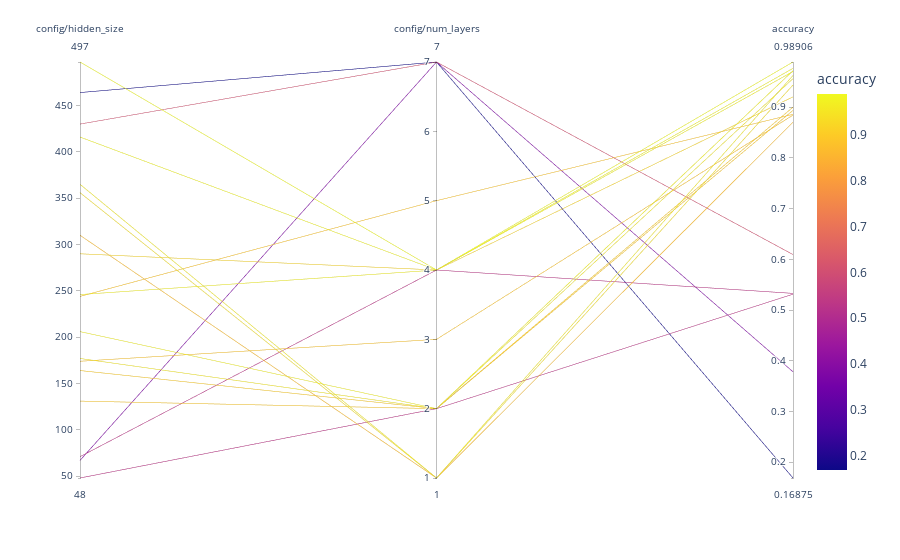

Notebook code cell kept with this figure:
### Code cell
columns = ["config/hidden_size", "config/num_layers", "accuracy"]
visualize.parallel_plot(analysis, columns)

### Figure 1 — Plotly figure (JSON) as saved in the notebook; plotly's stock layout.template omitted (floating-point values rounded to 4 significant figures)
{"data": [{"dimensions": [{"label": "config/hidden_size", "values": [206, 365, 246, 290, 244, 356, 497, 71, 416, 177, 164, 48, 464, 430, 174, 310, 131, 67]}, {"label": "config/num_layers", "values": [2, 1, 4, 4, 5, 1, 4, 4, 4, 2, 2, 2, 7, 7, 3, 1, 2, 7]}, {"label": "accuracy", "values": [0.9719, 0.9625, 0.9703, 0.9203, 0.8859, 0.9438, 0.9891, 0.5328, 0.9766, 0.9563, 0.9, 0.5312, 0.1688, 0.6094, 0.8844, 0.8703, 0.8938, 0.3781]}], "domain": {"x": [0, 1], "y": [0, 1]}, "line": {"color": [0.9719, 0.9625, 0.9703, 0.9203, 0.8859, 0.9438, 0.9891, 0.5328, 0.9766, 0.9563, 0.9, 0.5312, 0.1688, 0.6094, 0.8844, 0.8703, 0.8938, 0.3781], "coloraxis": "coloraxis"}, "name": "", "type": "parcoords"}], "layout": {"autosize": true, "coloraxis": {"colorbar": {"title": {"text": "accuracy"}}, "colorscale": [[0, "#0d0887"], [0.1111, "#46039f"], [0.2222, "#7201a8"], [0.3333, "#9c179e"], [0.4444, "#bd3786"], [0.5556, "#d8576b"], [0.6667, "#ed7953"], [0.7778, "#fb9f3a"], [0.8889, "#fdca26"], [1, "#f0f921"]]}, "legend": {"tracegroupgap": 0}, "margin": {"t": 60}}}
